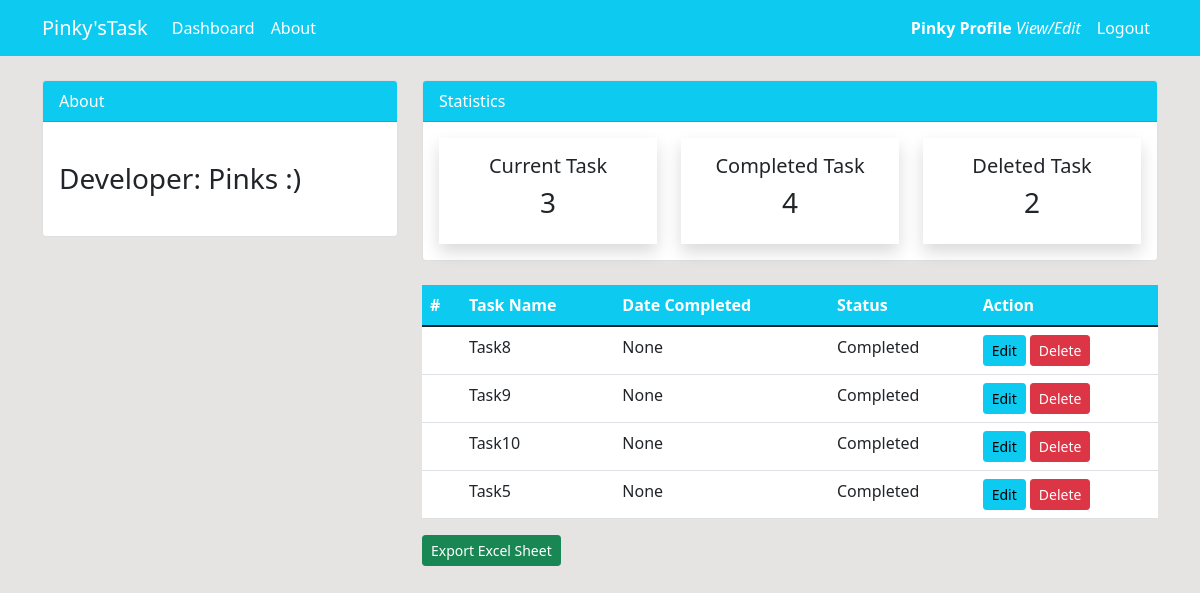
Page /completed/ (signed in) on the earlier database version.
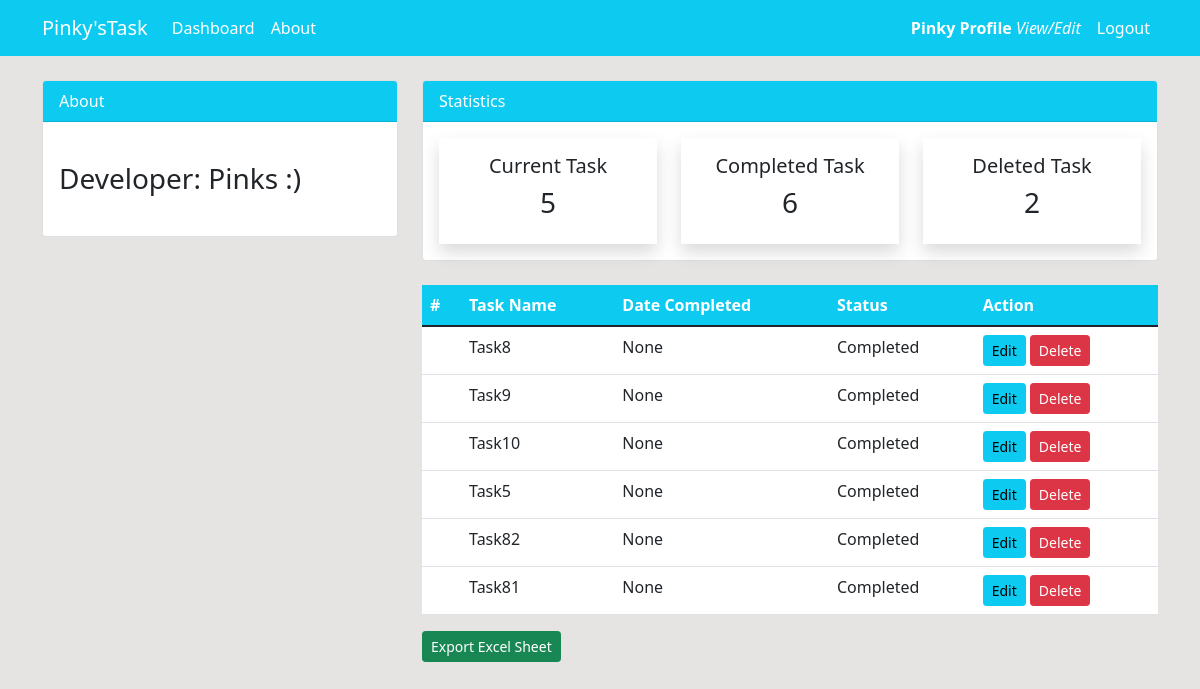
Same page on the later database version.
### task/models.py (models this page shows, shortened)
class Current(models.Model):
    task = models.CharField(max_length=100, null=True)
    user = models.ForeignKey(User, on_delete=models.CASCADE, null=True)
    date = models.DateTimeField(default=now, editable=False)
    status = models.CharField(max_length=20, choices=STATUS, null=True)
    class Meta:
        verbose_name_plural = "Current"

### task/views.py (the view)
# urls.py: path('completed/', views.completed, name='dashboard-completed'),
@login_required
def completed(request):
    comp_tasks = Current.objects.filter(status='Completed')
    comp_tasks_count = comp_tasks.count()
    del_tasks_count = Current.objects.filter(status='Deleted').count()
    curr_tasks_count = Current.objects.filter(status='Current').count()
    context = {
        'comp_tasks': comp_tasks,
        'comp_tasks_count': comp_tasks_count,
        'del_tasks_count': del_tasks_count,
        'curr_tasks_count': curr_tasks_count,
    }
    return render(request, 'task/dashboard/completed.html', context)

### task/templates/task/dashboard/completed.html (shortened to what this page needs)
{% extends 'task/partials/base.html' %}
{% block content %}
{% include 'task/partials/topbar.html' %}
<div class="container">
    <div class="row my-4">
        <div class="col-md-4"></div>
            <div class="col-md-8">
                <table class="table bg-white">
                    <thead class="bg-info">
                        <tr class="text-white">
                        <th scope="row">#</th>
                        <th scope="row">Task Name</th>
                        <th scope="col">Date Completed</th>
                        <th scope="col">Status</th>
                        <th scope="col">Action</th>
                        </tr>
                    </thead>
                    <tbody>
                        {% for comp_task in comp_tasks %}
                        <tr>
                        <td></td>
                        <td>{{ comp_task.task }}</td>
                        <td>{{ comp_task.date }}</td>
                        <td>{{ comp_task.status }}</td>
                        <td>
                            <a class="btn btn-info btn-sm" href="{% url 'dashboard-completed-update' comp_task.id %}">Edit</a>
                            <a class="btn btn-danger btn-sm" href="{% url 'dashboard-completed-delete' comp_task.id %}">Delete</a>
                        </td>
                        </tr>
                        {% endfor %}
                    </tbody>
                </table>
                <a class="btn btn-success btn-sm float-right" href="{% url 'export_excel' 2%}">Export Excel Sheet</a>
            </div>
        </div>
    </div>
{% endblock %}

Differences in the rows shown:
added Current: task "Task82", date "None", status "Completed"
added Current: task "Task81", date "None", status "Completed"
Other differences:
{{ curr_tasks_count }}: "3" → "5"
{{ comp_tasks_count }}: "4" → "6"
